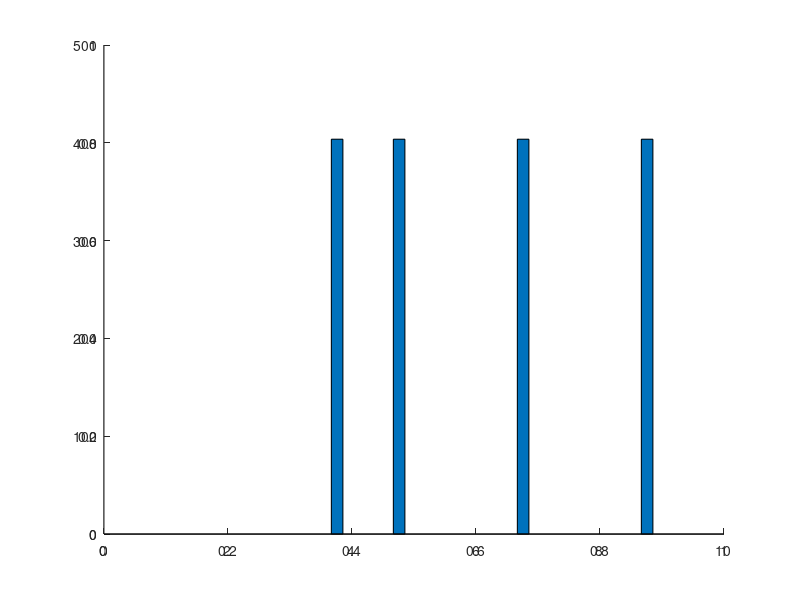

Recreate this plot in MATLAB. (Note: this script raises an error after producing the figure.)
accuracy = [     0.5020,     0.6150,     0.6200,    0.65100,   0.65800,   0.6680,    0.68100,    0.6910, 0.81000];
reduction_time = [3590.046512,1312.103790,1427.979230,2582.651400,356.005313,        0  ,104.2893822,403.690831,0.149054];
accuracy_time = [     0.5020,     0.6150,     0.6200,    0.65100,   0.65800,   0.6680,    0.68100,    0.6910, 0.81000];
pca_time = [0,0,0,403.690831,403.690831,0,403.690831,0,403.690831];

data = [pca_time; reduction_time; accuracy_time];

data = data';

stackedbar = @(x, A) bar(x, A, 'stack');
prettyline = @(x, y) plot(x, y, 'k', 'LineWidth', 5);

[ax, h1, h2] = plotyy(1:9, data, 1:9, accuracy, stackedbar, prettyline);

set(ax(2), 'XTick', []);
ylabel(ax(1), 'seconds');

Labels = {'LDA', 'ISO', 'LLE','ISO','P-ISO','SIFT','P-LLE','PCA','P-LDA'};
set(gca, 'XTick', 1:9, 'XTickLabel', Labels);


legend ('pca time', 'reduction time', 'accuracy time', 'accuracy');

print ('-dpng',  'time_result.png');